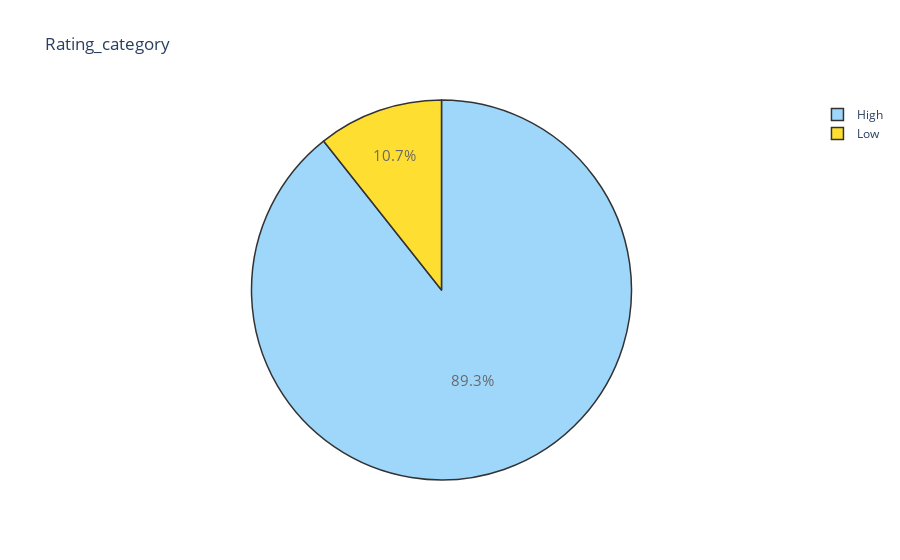

The cell this chart's notebook holds for it:
### Markdown cell above
Plot the same

### Code cell
trace = go.Pie(labels = ['High', 'Low'], values = df['Rating_category'].value_counts(), 
               textfont=dict(size=15), opacity = 0.8,
               marker=dict(colors=['lightskyblue', 'gold'], 
                           line=dict(color='#000000', width=1.5)))


layout = dict(title =  'Rating_category')
           
fig = dict(data = [trace], layout=layout)
py.iplot(fig)

### Figure 1 — Plotly figure (JSON) as saved in the notebook; plotly's stock layout.template omitted (floating-point values rounded to 4 significant figures)
{"data": [{"labels": ["High", "Low"], "marker": {"colors": ["lightskyblue", "gold"], "line": {"color": "#000000", "width": 1.5}}, "opacity": 0.8, "textfont": {"size": 15}, "values": [7317, 873], "type": "pie"}], "layout": {"title": {"text": "Rating_category"}}}
